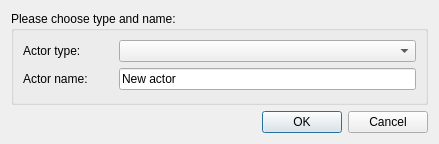
<?xml version="1.0" encoding="UTF-8"?>
<ui version="4.0">
 <class>MActorCreationDialog</class>
 <widget class="QDialog" name="MActorCreationDialog">
  <property name="geometry">
   <rect>
    <x>0</x>
    <y>0</y>
    <width>439</width>
    <height>144</height>
   </rect>
  </property>
  <property name="windowTitle">
   <string>New actor</string>
  </property>
  <layout class="QVBoxLayout" name="verticalLayout_2">
   <item>
    <widget class="QGroupBox" name="settingsGroup">
     <property name="sizePolicy">
      <sizepolicy hsizetype="MinimumExpanding" vsizetype="Preferred">
       <horstretch>0</horstretch>
       <verstretch>0</verstretch>
      </sizepolicy>
     </property>
     <property name="minimumSize">
      <size>
       <width>0</width>
       <height>0</height>
      </size>
     </property>
     <property name="title">
      <string>Please choose type and name:</string>
     </property>
     <property name="flat">
      <bool>true</bool>
     </property>
     <layout class="QVBoxLayout" name="verticalLayout">
      <item>
       <layout class="QHBoxLayout" name="horizontalLayout">
        <item>
         <widget class="QLabel" name="actorTypeLabel">
          <property name="sizePolicy">
           <sizepolicy hsizetype="Maximum" vsizetype="Preferred">
            <horstretch>0</horstretch>
            <verstretch>0</verstretch>
           </sizepolicy>
          </property>
          <property name="minimumSize">
           <size>
            <width>90</width>
            <height>0</height>
           </size>
          </property>
          <property name="text">
           <string>Actor type:</string>
          </property>
         </widget>
        </item>
        <item>
         <widget class="QComboBox" name="actorTypeComboBox"/>
        </item>
       </layout>
      </item>
      <item>
       <layout class="QHBoxLayout" name="horizontalLayout_2">
        <item>
         <widget class="QLabel" name="nameLabel">
          <property name="sizePolicy">
           <sizepolicy hsizetype="Maximum" vsizetype="Preferred">
            <horstretch>0</horstretch>
            <verstretch>0</verstretch>
           </sizepolicy>
          </property>
          <property name="minimumSize">
           <size>
            <width>90</width>
            <height>0</height>
           </size>
          </property>
          <property name="text">
           <string>Actor name:</string>
          </property>
         </widget>
        </item>
        <item>
         <widget class="QLineEdit" name="nameLineEdit">
          <property name="text">
           <string>New actor</string>
          </property>
         </widget>
        </item>
       </layout>
      </item>
      <item>
       <spacer name="verticalSpacer">
        <property name="orientation">
         <enum>Qt::Vertical</enum>
        </property>
        <property name="sizeHint" stdset="0">
         <size>
          <width>20</width>
          <height>40</height>
         </size>
        </property>
       </spacer>
      </item>
     </layout>
    </widget>
   </item>
   <item>
    <widget class="QDialogButtonBox" name="buttonBox">
     <property name="orientation">
      <enum>Qt::Horizontal</enum>
     </property>
     <property name="standardButtons">
      <set>QDialogButtonBox::Cancel|QDialogButtonBox::Ok</set>
     </property>
    </widget>
   </item>
  </layout>
 </widget>
 <resources/>
 <connections>
  <connection>
   <sender>buttonBox</sender>
   <signal>accepted()</signal>
   <receiver>MActorCreationDialog</receiver>
   <slot>accept()</slot>
   <hints>
    <hint type="sourcelabel">
     <x>248</x>
     <y>254</y>
    </hint>
    <hint type="destinationlabel">
     <x>157</x>
     <y>274</y>
    </hint>
   </hints>
  </connection>
  <connection>
   <sender>buttonBox</sender>
   <signal>rejected()</signal>
   <receiver>MActorCreationDialog</receiver>
   <slot>reject()</slot>
   <hints>
    <hint type="sourcelabel">
     <x>316</x>
     <y>260</y>
    </hint>
    <hint type="destinationlabel">
     <x>286</x>
     <y>274</y>
    </hint>
   </hints>
  </connection>
 </connections>
</ui>
